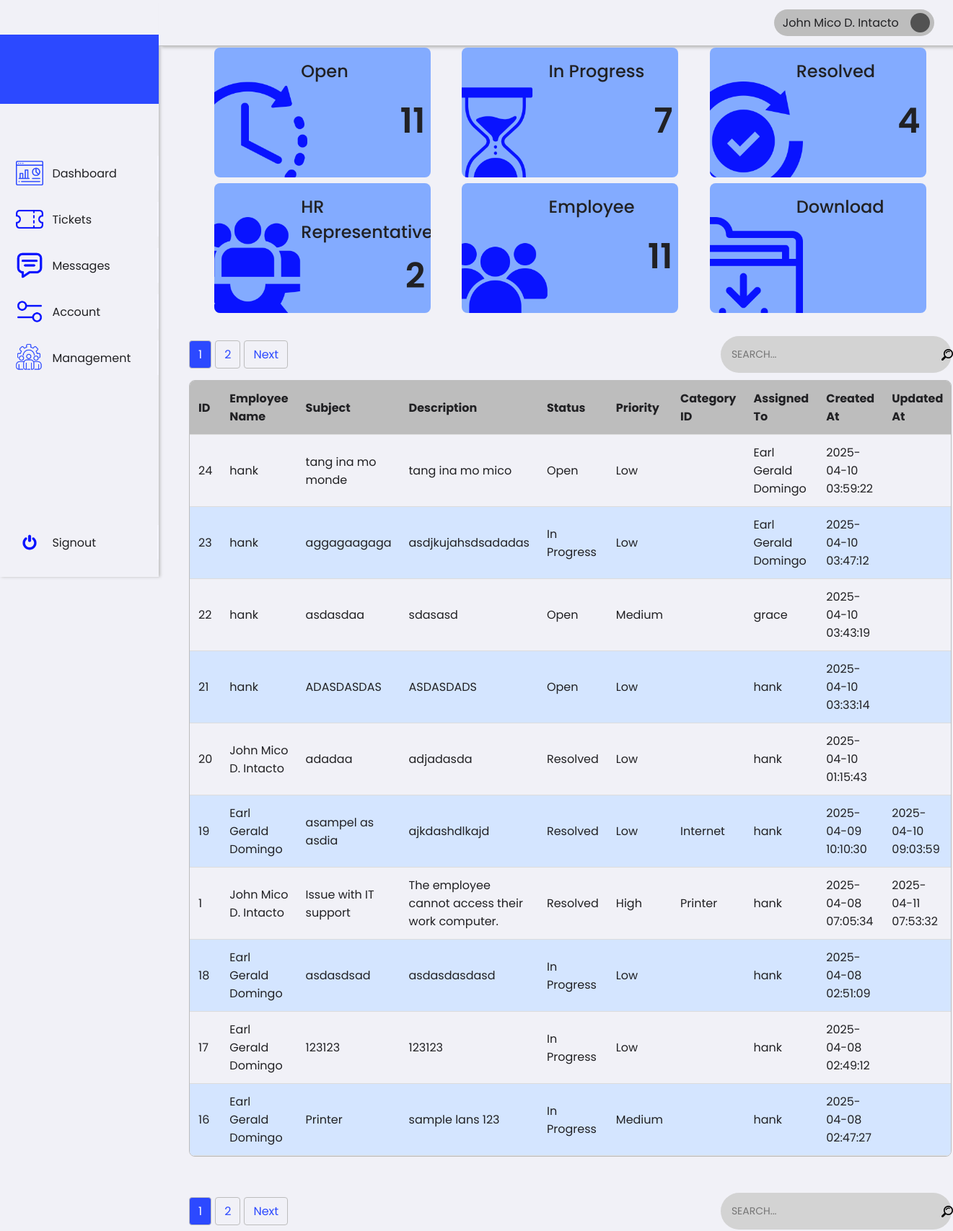
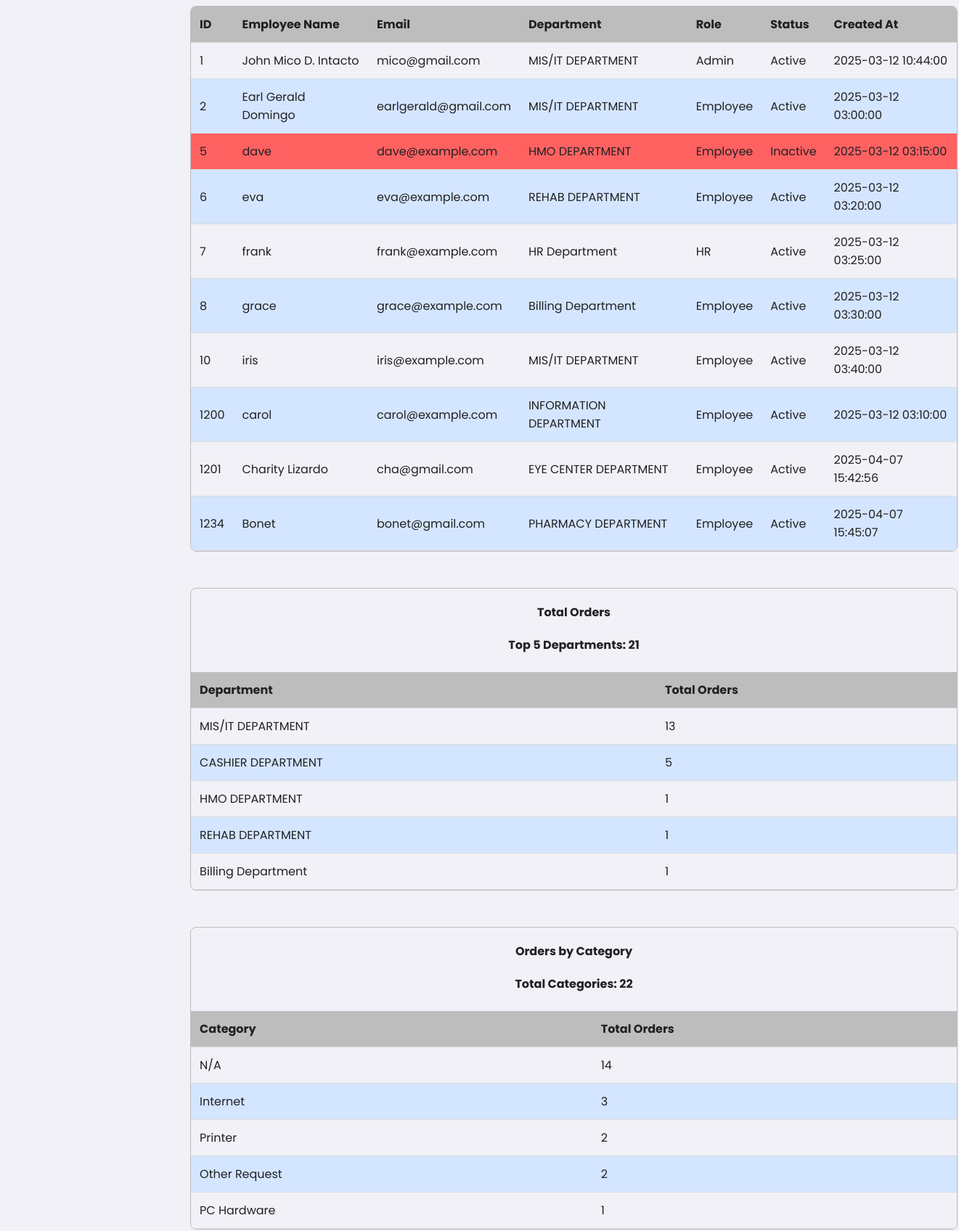
/1/hrAdmin/dashboard.php (signed in, upper part), run on the app's committed database (2 pictures, top to bottom).
### tables this page shows
CREATE TABLE `tickets` (
  `id` int(11) NOT NULL,
  `employee_id` int(11) NOT NULL,
  `subject` varchar(255) NOT NULL,
  `description` text NOT NULL,
  `status` enum('Open','In Progress','Resolved','Closed') DEFAULT 'Open',
  `priority` enum('Low','Medium','High') DEFAULT 'Low',
  `category_id` int(11) NOT NULL,
  `assigned_to` int(11) DEFAULT NULL,
  `created_at` timestamp NOT NULL DEFAULT current_timestamp(),
  `start_at` timestamp NULL DEFAULT NULL,
  `updated_at` timestamp NULL DEFAULT NULL
);

CREATE TABLE `users` (
  `id` int(11) NOT NULL,
  `name` varchar(255) NOT NULL,
  `email` varchar(255) NOT NULL,
  `password` varchar(255) NOT NULL,
  `role` enum('Employee','HR','Admin','Disable') NOT NULL,
  `department` varchar(255) DEFAULT NULL,
  `status` enum('Active','Inactive') NOT NULL,
  `created_at` timestamp NOT NULL DEFAULT current_timestamp()
);

CREATE TABLE `categories` (
  `id` int(11) NOT NULL,
  `name` varchar(255) NOT NULL
);

### 1/hrAdmin/dashboard.php (the view, shortened to what the rows shown need)
<?php
require_once '../../0/includes/employeeTicket.php';
require_once '../../0/includes/adminTableQuery.php';
require_once '../../0/includes/adminDashboardTables.php';
?>
<!DOCTYPE html>
<html lang="en">
<head>
    <link rel="stylesheet" href="../../assets/css/framework.css">
    <link rel="stylesheet" href="../../assets/css/dashboard.css">
</head>
<body>
    <div class="container">
        <d class="content">
            <div class="tableContainer" id="tableContainerTicketID">
                <table>
                    <thead>
                        <tr>
                            <th>ID <i class="fas fa-sort"></i></th>
                            <th>Employee Name <i class="fas fa-sort"></i></th>
                            <th>Subject <i class="fas fa-sort"></i></th>
                            <th>Description <i class="fas fa-sort"></i></th>
                            <th>Status <i class="fas fa-sort"></i></th>
                            <th>Priority <i class="fas fa-sort"></i></th>
                            <th>Category ID <i class="fas fa-sort"></i></th>
                            <th>Assigned To <i class="fas fa-sort"></i></th>
                            <th>Created At <i class="fas fa-sort"></i></th>
                            <th>Updated At <i class="fas fa-sort"></i></th>
                        </tr>
                    </thead>
                    <tbody>
                        <?php if (!empty($tickets)): ?>
                            <?php foreach ($tickets as $ticket): ?>
                                <tr data-id="<?= htmlspecialchars($user['id']) ?>">
                                    <td><?= htmlspecialchars($ticket['id']) ?></td>
                                    <td><?= htmlspecialchars($ticket['employee_name']) ?></td>
                                    <td><?= htmlspecialchars($ticket['subject']) ?></td>
                                    <td><?= htmlspecialchars($ticket['description']) ?></td>
                                    <td><?= htmlspecialchars($ticket['status']) ?></td>
                                    <td><?= htmlspecialchars($ticket['priority']) ?></td>
                                    <td><?= htmlspecialchars($ticket['category_name']) ?></td>
                                    <td><?= htmlspecialchars($ticket['assigned_to_name']) ?></td>
                                    <td><?= htmlspecialchars($ticket['created_at']) ?></td>
                                    <td><?= htmlspecialchars($ticket['updated_at']) ?></td>
                                </tr>
                            <?php endforeach; ?>
                        <?php else: ?>
                            <tr>
                                <td colspan="10" style="text-align: center;">No tickets found</td>
                            </tr>
                        <?php endif; ?>
                    </tbody>
                </table>
            </div>
            <br><br>
            <div class="tableContainer" id="tableContainerUserID">
                <table>
                    <thead>
                        <tr>
                            <th>ID <i class="fas fa-sort"></i></th>
                            <th>Employee Name <i class="fas fa-sort"></i></th>
                            <th>Email <i class="fas fa-sort"></i></th>
                            <th>Department <i class="fas fa-sort"></i></th>
                            <th>Role <i class="fas fa-sort"></i></th>
                            <th>Status <i class="fas fa-sort"></i></th>
                            <th>Created At <i class="fas fa-sort"></i></th>
                        </tr>
                    </thead>
                    <tbody>
                        <?php if (!empty($users)): ?>
                            <?php foreach ($users as $user): ?>
                                <tr class="<?= $user['status'] === 'Inactive' ? 'inactive-row' : '' ?>">
                                    <td><?= htmlspecialchars($user['id'] ?? 'N/A') ?></td>
                                    <td><?= htmlspecialchars($user['name'] ?? 'N/A') ?></td>
                                    <td><?= htmlspecialchars($user['email'] ?? 'N/A') ?></td>
                                    <td><?= htmlspecialchars($user['department'] ?? 'N/A') ?></td>
                                    <td><?= htmlspecialchars($user['role'] ?? 'N/A') ?></td>
                                    <td><?= htmlspecialchars($user['status'] ?? 'N/A') ?></td>
                                    <td><?= htmlspecialchars($user['created_at'] ?? 'N/A') ?></td>
                                </tr>
                            <?php endforeach; ?>
                        <?php else: ?>
                            <tr>
                                <td colspan="7" style="text-align: center;">No users found</td>
                            </tr>
                        <?php endif; ?>
                    </tbody>
                </table>
            </div>
            <br><br>
            <div class="tableContainer" id="tableContainerDepartment">
                <table>
                    <h1 style="text-align: center; margin-top: 20px;">Total Orders</h1>
                    <h1 style="text-align: center; margin-top: 20px;">
                        Top 5 Departments: <?= htmlspecialchars($totalTickets ?? 0) ?>
                    </h1>
                    <br>
                    <thead>
                        <tr>
                            <th>Department <i class="fas fa-sort"></i></th>
                            <th>Total Orders <i class="fas fa-sort"></i></th>
                        </tr>
                    </thead>
                </table>
            </div>
            <br><br>
            <div class="tableContainer" id="tableContainerCategory">
                <table>
                    <h1 style="text-align: center; margin-top: 20px;">Orders by Category</h1>
                    <h1 style="text-align: center; margin-top: 20px;">
                        Total Categories: <?= htmlspecialchars($totalCategory ?? 0) ?>
                    </h1>
                    <br>
                    <thead>
                        <tr>
                            <th>Category <i class="fas fa-sort"></i></th>
                            <th>Total Orders <i class="fas fa-sort"></i></th>
                        </tr>
                    </thead>
                </table>
            </div>
            <br><br>
            <br><br><br><br>
    </div>
</body>
</html>

### data on the page
tickets: id "24", employee.name "hank", subject "tang ina mo monde", description "tang ina mo mico", status "Open", priority "Low", assigned_to.name "Earl Gerald Domingo", created_at "2025-04-10 03:59:22"
tickets: id "23", employee.name "hank", subject "aggagaagaga", description "asdjkujahsdsadadas", status "In Progress", priority "Low", assigned_to.name "Earl Gerald Domingo", created_at "2025-04-10 03:47:12"
tickets: id "22", employee.name "hank", subject "asdasdaa", description "sdasasd", status "Open", priority "Medium", assigned_to.name "grace", created_at "2025-04-10 03:43:19"
tickets: id "21", employee.name "hank", subject "ADASDASDAS", description "ASDASDADS", status "Open", priority "Low", created_at "2025-04-10 03:33:14"
tickets: id "20", employee.name "John Mico D. Intacto", subject "adadaa", description "adjadasda", status "Resolved", priority "Low", assigned_to.name "hank", created_at "2025-04-10 01:15:43"
tickets: id "19", employee.name "Earl Gerald Domingo", subject "asampel as asdia", description "ajkdashdlkajd", status "Resolved", priority "Low", category.name "Internet", assigned_to.name "hank", created_at "2025-04-09 10:10:30", updated_at "2025-04-10 09:03:59"
tickets: id "1", employee.name "John Mico D. Intacto", subject "Issue with IT support", description "The employee cannot access their work computer.", status "Resolved", priority "High", category.name "Printer", assigned_to.name "hank", created_at "2025-04-08 07:05:34", updated_at "2025-04-11 07:53:32"
tickets: id "18", employee.name "Earl Gerald Domingo", subject "asdasdsad", description "asdasdasdasd", status "In Progress", priority "Low", assigned_to.name "hank", created_at "2025-04-08 02:51:09"
tickets: id "17", employee.name "Earl Gerald Domingo", subject "123123", description "123123", status "In Progress", priority "Low", assigned_to.name "hank", created_at "2025-04-08 02:49:12"
tickets: id "16", employee.name "Earl Gerald Domingo", subject "Printer", description "sample lans 123", status "In Progress", priority "Medium", assigned_to.name "hank", created_at "2025-04-08 02:47:27"
users: id "1", name "John Mico D. Intacto", email "mico@gmail.com", department "MIS/IT DEPARTMENT", role "Admin", status "Active", created_at "2025-03-12 10:44:00"
users: id "2", name "Earl Gerald Domingo", email "earlgerald@gmail.com", department "MIS/IT DEPARTMENT", role "Employee", status "Active", created_at "2025-03-12 03:00:00"
users: id "5", name "dave", email "dave@example.com", department "HMO DEPARTMENT", role "Employee", status "Inactive", created_at "2025-03-12 03:15:00"
users: id "6", name "eva", email "eva@example.com", department "REHAB DEPARTMENT", role "Employee", status "Active", created_at "2025-03-12 03:20:00"
users: id "7", name "frank", email "frank@example.com", department "HR Department", role "HR", status "Active", created_at "2025-03-12 03:25:00"
users: id "8", name "grace", email "grace@example.com", department "Billing Department", role "Employee", status "Active", created_at "2025-03-12 03:30:00"
users: id "10", name "iris", email "iris@example.com", department "MIS/IT DEPARTMENT", role "Employee", status "Active", created_at "2025-03-12 03:40:00"
users: id "1200", name "carol", email "carol@example.com", department "INFORMATION DEPARTMENT", role "Employee", status "Active", created_at "2025-03-12 03:10:00"
users: id "1201", name "Charity Lizardo", email "cha@gmail.com", department "EYE CENTER DEPARTMENT", role "Employee", status "Active", created_at "2025-04-07 15:42:56"
users: id "1234", name "Bonet", email "bonet@gmail.com", department "PHARMACY DEPARTMENT", role "Employee", status "Active", created_at "2025-04-07 15:45:07"

### other printed values
$statusCounts['Open'] "11"
$statusCounts['In Progress'] "7"
$statusCounts['Resolved'] "4"
$roleCounts['HR'] "2"
$roleCounts['Employee'] "11"
$totalTickets "21"
$department['department'] "MIS/IT DEPARTMENT"
$department['totalDepartmentCounts'] "13"
$department['department'] "CASHIER DEPARTMENT"
$department['totalDepartmentCounts'] "5"
$department['department'] "HMO DEPARTMENT"
$department['totalDepartmentCounts'] "1"
$department['department'] "REHAB DEPARTMENT"
$department['department'] "Billing Department"
$totalCategory "22"
